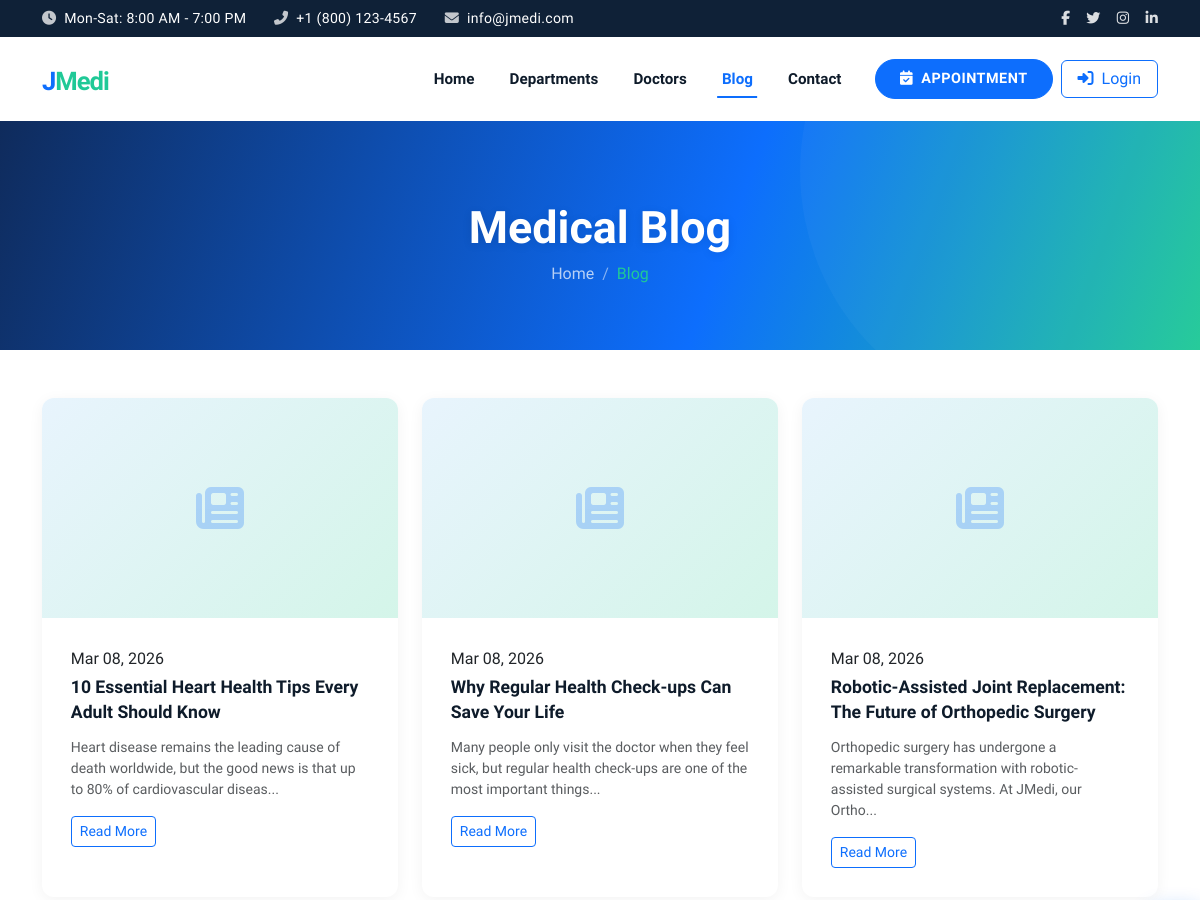
The page /blog.php (upper part) on the database as committed earlier.
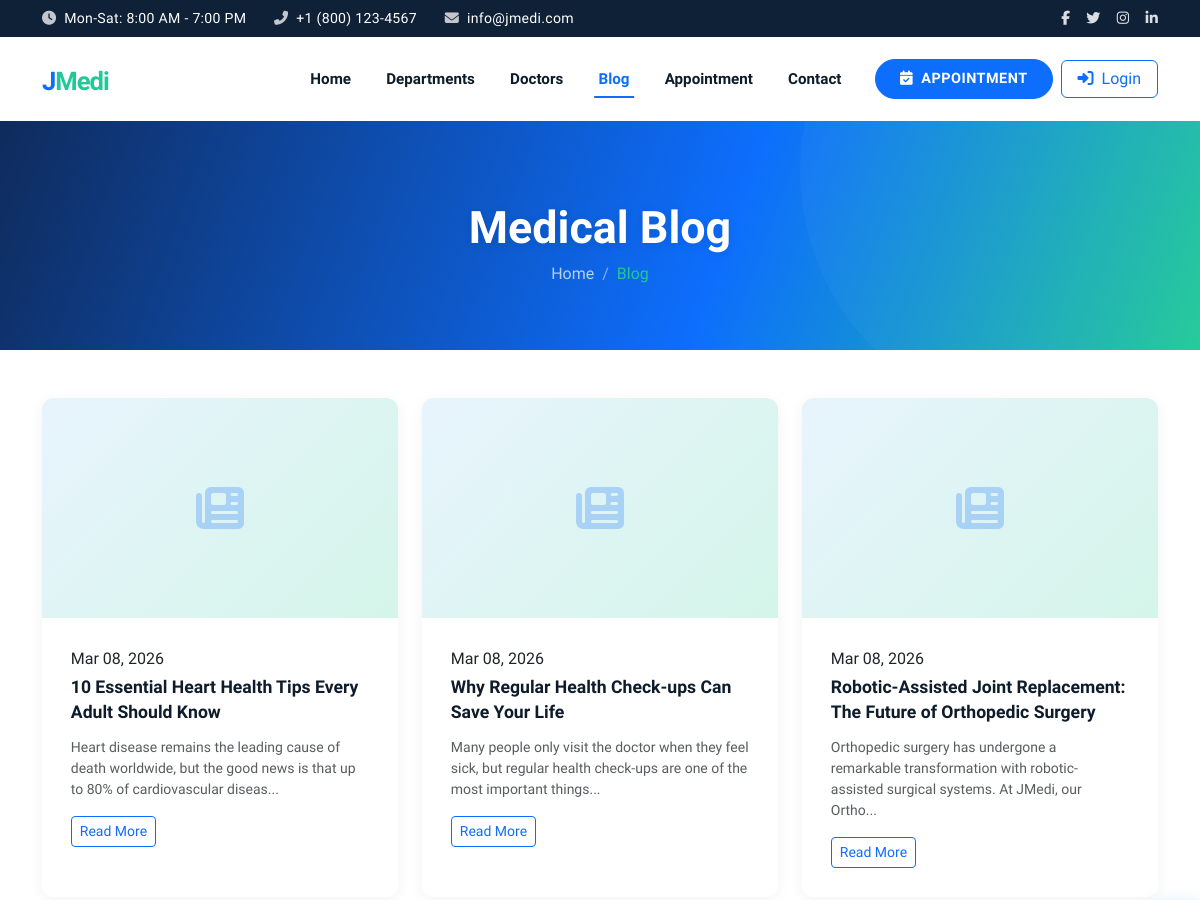
The same page on the database as committed later.
### tables this page shows
CREATE TABLE IF NOT EXISTS `posts` (
    `post_id`        INT AUTO_INCREMENT PRIMARY KEY,
    `title`          VARCHAR(255) NOT NULL,
    `slug`           VARCHAR(255) UNIQUE NOT NULL,
    `content`        TEXT,
    `featured_image` VARCHAR(255),
    `author`         VARCHAR(100) DEFAULT 'Admin',
    `status`         VARCHAR(20)  DEFAULT 'draft',
    `created_at`     TIMESTAMP    DEFAULT CURRENT_TIMESTAMP,
    `updated_at`     TIMESTAMP    DEFAULT CURRENT_TIMESTAMP ON UPDATE CURRENT_TIMESTAMP
);

CREATE TABLE IF NOT EXISTS `menus` (
    `id`         INT AUTO_INCREMENT PRIMARY KEY,
    `menu_name`  VARCHAR(100) NOT NULL,
    `menu_link`  VARCHAR(255) NOT NULL,
    `menu_icon`  VARCHAR(50)  DEFAULT 'fa-link',
    `menu_order` INT          DEFAULT 0,
    `status`     SMALLINT     DEFAULT 1,
    `created_at` TIMESTAMP    DEFAULT CURRENT_TIMESTAMP
);

### includes/functions.php (called while the page is built, shortened)
<?php
function e(string $str): string {
    return htmlspecialchars($str, ENT_QUOTES, 'UTF-8');
}
function getSettings(PDO $pdo): array {
    $stmt = $pdo->query("SELECT setting_key, setting_value FROM settings");
    $settings = [];
    while ($row = $stmt->fetch()) {
        $settings[$row['setting_key']] = $row['setting_value'];
    }
    return $settings;
}
function getPosts(PDO $pdo, bool $publishedOnly = false, int $limit = 0): array {
    $sql = "SELECT * FROM posts";
    if ($publishedOnly) $sql .= " WHERE status = 'published'";
    $sql .= " ORDER BY created_at DESC";
    $params = [];
    $stmt = $pdo->prepare($sql);
    $stmt->execute($params);
    return $stmt->fetchAll();
}
function formatDate(string $date): string {
    return date('M d, Y', strtotime($date));
}
function truncateText(string $text, int $length = 150): string {
    return substr($text, 0, $length) . '...';
}

### includes/auth.php (called while the page is built, shortened)
<?php
function isLoggedIn(): bool {
    return isset($_SESSION['admin_id']);
}

### public/blog.php (the view, shortened to what this page needs)
<?php
require_once __DIR__ . '/../includes/auth.php';
require_once __DIR__ . '/../includes/header.php';
$slug = $_GET['slug'] ?? '';
$posts = $slug ? [] : getPosts($pdo, true);
?>
<div class="page-header">
    <div class="container">
        <h1><?= $slug && isset($post) ? e($post['title']) : 'Medical Blog' ?></h1>
        <nav aria-label="breadcrumb">
            <ol class="breadcrumb mb-0">
                <li class="breadcrumb-item"><a href="/">Home</a></li>
                <?php if ($slug): ?>
                <li class="breadcrumb-item"><a href="/public/blog.php">Blog</a></li>
                <li class="breadcrumb-item active"><?= e($post['title'] ?? '') ?></li>
                <?php else: ?>
                <li class="breadcrumb-item active">Blog</li>
                <?php endif; ?>
            </ol>
        </nav>
    </div>
</div>
<?php if ($slug && isset($post)): ?>
<section class="py-5">
    <div class="container">
        <div class="row justify-content-center">
            <div class="col-lg-8">
                <article class="bg-white rounded-3 p-4 shadow-sm">
                    <?php if ($post['featured_image']): ?>
                        <img src="<?= e($post['featured_image']) ?>" alt="<?= e($post['title']) ?>" class="img-fluid rounded-3 mb-4 w-100" style="max-height:400px;object-fit:cover;">
                    <?php endif; ?>
                    <div class="d-flex align-items-center text-muted mb-3">
                        <span class="me-3"><i class="fas fa-user me-1"></i> <?= e($post['author'] ?? 'Admin') ?></span>
                        <span><i class="fas fa-calendar me-1"></i> <?= formatDate($post['created_at']) ?></span>
                    </div>
                    <div class="post-content">
                        <?= nl2br(e($post['content'] ?? '')) ?>
                    </div>
                </article>
                <div class="mt-4">
                    <a href="/public/blog.php" class="btn btn-outline-primary"><i class="fas fa-arrow-left me-2"></i>Back to Blog</a>
                </div>
            </div>
        </div>
    </div>
</section>
<?php else: ?>
<section class="py-5">
    <div class="container">
        <?php if (empty($posts)): ?>
            <div class="text-center py-5">
                <i class="fas fa-newspaper text-muted" style="font-size:3rem;"></i>
                <p class="text-muted mt-3">No articles published yet.</p>
            </div>
        <?php else: ?>
            <div class="row g-4">
                <?php foreach ($posts as $post): ?>
                <div class="col-lg-4 col-md-6">
                    <div class="card blog-card">
                        <div class="blog-img">
                            <?php if ($post['featured_image']): ?>
                                <img src="<?= e($post['featured_image']) ?>" alt="<?= e($post['title']) ?>">
                            <?php else: ?>
                                <i class="fas fa-newspaper placeholder-icon"></i>
                            <?php endif; ?>
                        </div>
                        <div class="card-body">
                            <span class="blog-date"><?= formatDate($post['created_at']) ?></span>
                            <h5 class="mt-1"><?= e($post['title']) ?></h5>
                            <p class="text-muted small"><?= e(truncateText($post['content'] ?? '', 120)) ?></p>
                            <a href="/public/blog.php?slug=<?= e($post['slug']) ?>" class="btn btn-sm btn-outline-primary">Read More</a>
                        </div>
                    </div>
                </div>
                <?php endforeach; ?>
            </div>
        <?php endif; ?>
    </div>
</section>
<?php endif; ?>
<?php require_once __DIR__ . '/../includes/footer.php'; ?>

### includes/header.php (shortened to what this page needs)
<?php
require_once __DIR__ . '/db.php';
require_once __DIR__ . '/functions.php';
require_once __DIR__ . '/auth.php';
$settings = getSettings($pdo);
$siteName = $settings['site_name'] ?? 'JMedi';
$currentPage = basename($_SERVER['PHP_SELF'], '.php');
$frontendLogo = $settings['frontend_logo'] ?? '';
$navMenus = [];
try {
    $navMenus = $pdo->query("SELECT * FROM menus WHERE status=1 ORDER BY menu_order ASC")->fetchAll();
} catch (Exception $e) {
    $navMenus = [];
}
?>
<!DOCTYPE html>
<html lang="en">
<head>
    <link href="https://cdn.jsdelivr.net/npm/bootstrap@5.3.2/dist/css/bootstrap.min.css" rel="stylesheet">
    <link href="https://cdnjs.cloudflare.com/ajax/libs/font-awesome/6.5.0/css/all.min.css" rel="stylesheet">
    <link href="https://cdn.jsdelivr.net/npm/swiper@11/swiper-bundle.min.css" rel="stylesheet">
    <link href="/assets/css/style.css" rel="stylesheet">
    <link href="/assets/css/hero-slider.css" rel="stylesheet">
</head>
<body>
<div class="topbar text-white py-2 d-none d-md-block">
    <div class="container d-flex justify-content-between align-items-center">
        <div>
            <span class="me-4"><i class="fas fa-clock me-1 opacity-75"></i> Mon-Sat: 8:00 AM - 7:00 PM</span>
            <span class="me-4"><i class="fas fa-phone-alt me-1 opacity-75"></i> <?= e($settings['phone'] ?? '') ?></span>
            <span><i class="fas fa-envelope me-1 opacity-75"></i> <?= e($settings['email'] ?? '') ?></span>
        </div>
        <div class="d-flex align-items-center gap-3">
            <?php if (!empty($settings['facebook'])): ?><a href="<?= e($settings['facebook']) ?>" class="text-white"><i class="fab fa-facebook-f"></i></a><?php endif; ?>
            <?php if (!empty($settings['twitter'])): ?><a href="<?= e($settings['twitter']) ?>" class="text-white"><i class="fab fa-twitter"></i></a><?php endif; ?>
            <?php if (!empty($settings['instagram'])): ?><a href="<?= e($settings['instagram']) ?>" class="text-white"><i class="fab fa-instagram"></i></a><?php endif; ?>
            <?php if (!empty($settings['linkedin'])): ?><a href="<?= e($settings['linkedin']) ?>" class="text-white"><i class="fab fa-linkedin-in"></i></a><?php endif; ?>
        </div>
    </div>
</div>
<nav class="navbar navbar-expand-lg navbar-light bg-white sticky-top">
    <div class="container">
        <a class="navbar-brand fw-bold" href="/">
            <?php if ($frontendLogo): ?>
                <img src="<?= e($frontendLogo) ?>" alt="<?= e($siteName) ?>" style="height:45px;width:auto;object-fit:contain;">
            <?php else: ?>
                <span style="color:var(--primary);font-size:1.6rem;">J</span><span style="color:var(--secondary);font-size:1.6rem;">Medi</span>
            <?php endif; ?>
        </a>
        <div class="collapse navbar-collapse d-none d-lg-flex" id="mainNav">
            <ul class="navbar-nav ms-auto mb-2 mb-lg-0 align-items-lg-center">
                <?php if (!empty($navMenus)): ?>
                    <?php foreach ($navMenus as $menuItem):
                        $menuSlug = basename($menuItem['menu_link'], '.php');
                        $isActive = ($menuItem['menu_link'] === '/' && $currentPage === 'index') || $menuSlug === $currentPage;
                    ?>
                    <li class="nav-item">
                        <a class="nav-link <?= $isActive ? 'active' : '' ?>" href="<?= e($menuItem['menu_link']) ?>"><?= e($menuItem['menu_name']) ?></a>
                    </li>
                    <?php endforeach; ?>
                <?php else: ?>
                    <li class="nav-item"><a class="nav-link <?= $currentPage === 'index' ? 'active' : '' ?>" href="/">Home</a></li>
                    <li class="nav-item"><a class="nav-link <?= $currentPage === 'departments' ? 'active' : '' ?>" href="/public/departments.php">Departments</a></li>
                    <li class="nav-item"><a class="nav-link <?= $currentPage === 'doctors' ? 'active' : '' ?>" href="/public/doctors.php">Doctors</a></li>
                    <li class="nav-item"><a class="nav-link <?= $currentPage === 'blog' ? 'active' : '' ?>" href="/public/blog.php">Blog</a></li>
                    <li class="nav-item"><a class="nav-link <?= $currentPage === 'contact' ? 'active' : '' ?>" href="/public/contact.php">Contact</a></li>
                <?php endif; ?>
                <li class="nav-item ms-lg-3">
                    <a class="btn btn-primary px-4" href="/public/appointment.php">
                        <i class="fas fa-calendar-check me-1"></i> Appointment
                    </a>
                </li>
                <?php $isPatientLoggedIn = !empty($_SESSION['patient_id']); ?>
                <?php $isAdminLoggedIn = isLoggedIn(); ?>
                <?php if ($isPatientLoggedIn || $isAdminLoggedIn): ?>
                <li class="nav-item ms-lg-2 dropdown">
                    <a class="btn btn-outline-primary px-3 dropdown-toggle" href="#" role="button" data-bs-toggle="dropdown" aria-expanded="false">
                        <?php if ($isPatientLoggedIn): ?>
                            <i class="fas fa-user me-1"></i> <?= e($_SESSION['patient_name'] ?? 'Patient') ?>
                        <?php else: ?>
                            <i class="fas fa-user-shield me-1"></i> <?= e($_SESSION['admin_name'] ?? 'Admin') ?>
                        <?php endif; ?>
                    </a>
                    <ul class="dropdown-menu dropdown-menu-end" style="border-radius:12px;box-shadow:0 8px 25px rgba(0,0,0,0.1);border:none;">
                        <?php if ($isPatientLoggedIn): ?>
                        <li><a class="dropdown-item py-2" href="/public/patient-dashboard.php"><i class="fas fa-th-large me-2 text-muted"></i>My Dashboard</a></li>
                        <li><a class="dropdown-item py-2" href="/public/patient-dashboard.php"><i class="fas fa-calendar-check me-2 text-muted"></i>My Appointments</a></li>
                        <li><hr class="dropdown-divider"></li>
                        <li><a class="dropdown-item py-2 text-danger" href="/public/patient-logout.php"><i class="fas fa-sign-out-alt me-2"></i>Logout</a></li>
                        <?php endif; ?>
                        <?php if ($isAdminLoggedIn): ?>
                        <li><a class="dropdown-item py-2" href="/admin/"><i class="fas fa-tachometer-alt me-2 text-muted"></i>Admin Panel</a></li>
                        <li><hr class="dropdown-divider"></li>
                        <li><a class="dropdown-item py-2 text-danger" href="/admin/logout.php"><i class="fas fa-sign-out-alt me-2"></i>Logout</a></li>
                        <?php endif; ?>
                    </ul>
                </li>
                <?php else: ?>
                <li class="nav-item ms-lg-2">
                    <button class="btn btn-outline-primary px-3" data-bs-toggle="modal" data-bs-target="#loginModal">
                        <i class="fas fa-sign-in-alt me-1"></i> Login
                    </button>
                </li>
                <?php endif; ?>
            </ul>
        </div>
    </div>
</nav>

### includes/footer.php (shortened to what this page needs)
</body>
</html>

### assets/css/style.css (style rules this page uses)
:root { --primary: #0D6EFD; --primary-dark: #0a58ca; --secondary: #20C997; --secondary-dark: #1aae82; --dark: #0e1b2a; --dark-blue: #0f2137; --light-bg: #f5f9fc; --text-body: #555; --text-heading: #0e1b2a; --border-light: #e9ecef; }
html { overflow-x: clip; }
body { font-family: 'Segoe UI', Tahoma, Geneva, Verdana, sans-serif; color: var(--text-body); overflow-x: clip; }
h1, h2, h3, h4, h5, h6 { color: var(--text-heading); font-weight: 700; }
a { transition: all 0.3s ease; }
.topbar { background: var(--dark-blue) !important; font-size: 0.88rem; letter-spacing: 0.3px; }
.topbar a { opacity: 0.85; }
.navbar { padding: 0.8rem 0; transition: all 0.3s; }
.navbar-brand { font-size: 2rem; letter-spacing: -1px; font-weight: 800; }
.navbar .nav-link { font-weight: 600; font-size: 0.95rem; padding: 0.5rem 1.1rem !important; position: relative; color: var(--text-heading); transition: color 0.3s; }
.navbar .nav-link::after { content: ''; position: absolute; bottom: 0; left: 50%; transform: translateX(-50%); width: 0; height: 2px; background: var(--primary); transition: width 0.3s; }
.navbar .nav-link:hover::after, .navbar .nav-link.active::after { width: 60%; }
.navbar .nav-link:hover, .navbar .nav-link.active { color: var(--primary) !important; }
.navbar .btn-primary { border-radius: 30px; padding: 0.5rem 1.8rem; font-weight: 600; font-size: 0.9rem; letter-spacing: 0.5px; text-transform: uppercase; }
.blog-card { border: none; border-radius: 12px; overflow: hidden; transition: all 0.4s ease; box-shadow: 0 3px 15px rgba(0,0,0,0.05); height: 100%; background: white; }
.blog-card .blog-img { height: 220px; background: linear-gradient(135deg, #e8f4fd, #d4f5e9); display: flex; align-items: center; justify-content: center; overflow: hidden; position: relative; }
.blog-card .blog-img .placeholder-icon { font-size: 3rem; color: var(--primary); opacity: 0.25; }
.blog-card .card-body { padding: 1.8rem; }
.blog-card h5 { font-weight: 700; color: var(--text-heading); font-size: 1.1rem; line-height: 1.4; margin-bottom: 0.8rem; transition: color 0.3s; }
.page-header { background: linear-gradient(110deg, #0f2b5c, #0D6EFD 60%, #20C997 100%); padding: 5rem 0 4rem; color: white; text-align: center; position: relative; overflow: hidden; }
.page-header::before { content: ''; position: absolute; width: 500px; height: 500px; border-radius: 50%; background: rgba(255,255,255,0.03); top: -200px; right: -100px; }
.page-header h1 { font-weight: 800; font-size: 2.8rem; color: white; text-shadow: 0 2px 10px rgba(0,0,0,0.1); }
.page-header .breadcrumb { justify-content: center; }
.page-header .breadcrumb-item a { color: rgba(255,255,255,0.7); text-decoration: none; }
.page-header .breadcrumb-item.active { color: var(--secondary); }
.page-header .breadcrumb-item + .breadcrumb-item::before { color: rgba(255,255,255,0.5); }
.btn-primary { background: var(--primary); border-color: var(--primary); border-radius: 8px; padding: 0.6rem 1.5rem; font-weight: 600; transition: all 0.3s; }

Rows that differ between the two databases and show on the page:
added menus: menu_name "Home"
added menus: menu_name "Departments"
added menus: menu_name "Doctors"
added menus: menu_name "Blog", menu_link "/public/blog.php" (drawn)
added menus: menu_name "Appointment"
added menus: menu_name "Contact"
Other text that changed with them:
text no longer shown: "Home Departments Doctors Blog Contact"
